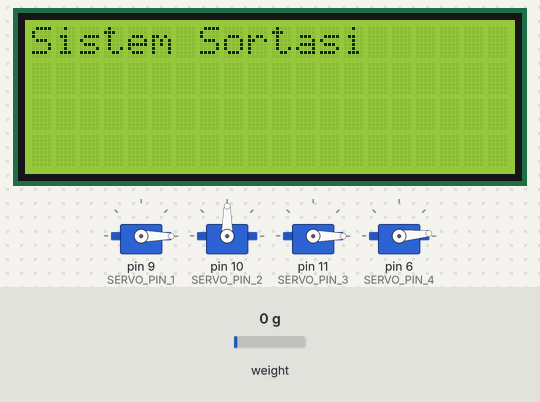
Bench run of a sketch on a simulated Arduino Uno, built with avr-gcc and run on an emulated ATmega328P. Parts: 4 × servo, 20×4 character LCD. The test bench sets the inputs (shaded band); at power-on: weight on the scale 0 g. What the sketch prints to the serial monitor is not drawn.

Above: at 4.2 s.
4.3 s: weight on the scale set to 889 g
At 7.5 s:
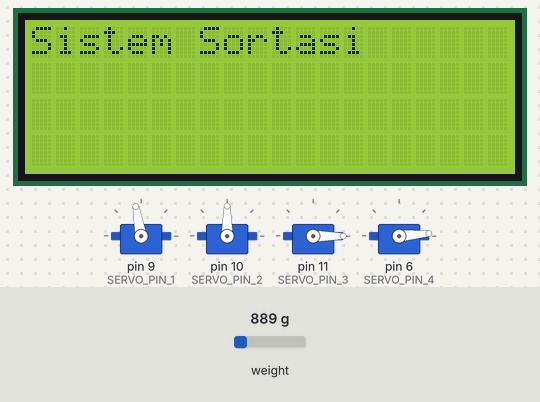
At 13.1 s:
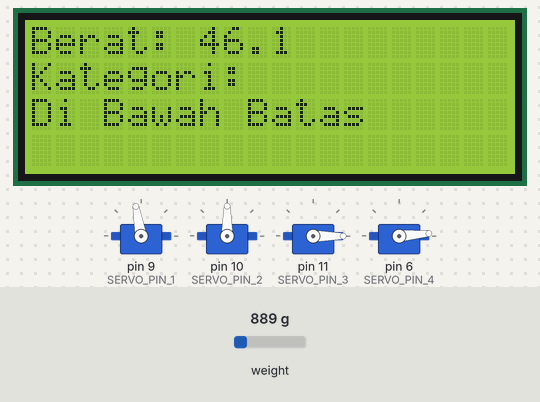
13.8 s: weight on the scale set to 999 g
23.5 s: weight on the scale set to 2236 g
At 33.0 s:
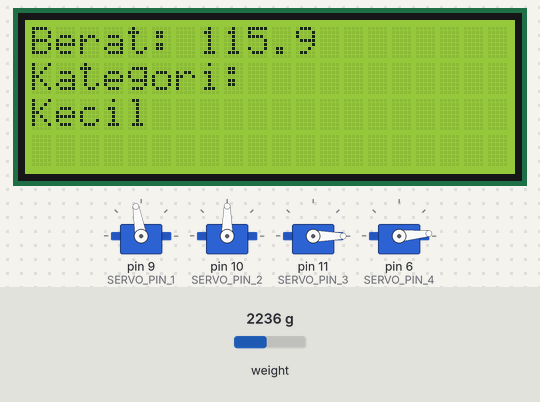
33.2 s: weight on the scale set to 2405 g
42.9 s: weight on the scale set to 3821 g
48.1 s: weight on the scale set to 3908 g
At 58.2 s:
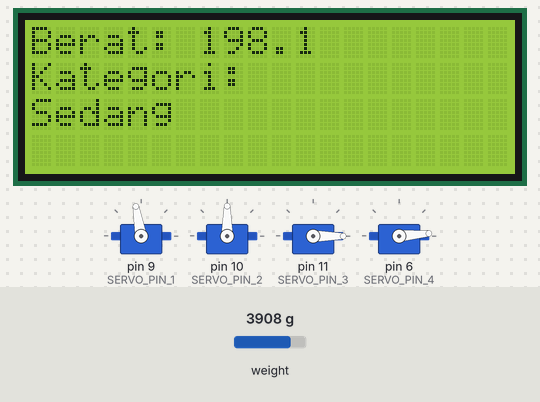
Timing chart, 0 to 79.6 s (numbered marks = the images above; inputs shaded):
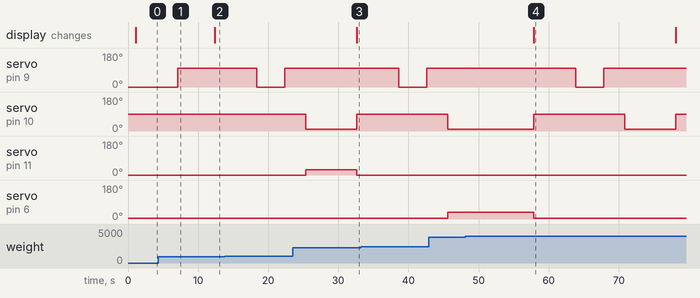

Measured:
- the behaviour switches between 3857 and 3858 g on weight on the scale (found by bisection; images 3 and 4)
- after the input at 4.3 s, the display: changes after 8.1 s (image 2)
- after the input at 23.5 s, the display: changes after 9.1 s (image 3)
- after the input at 48.1 s, servo on pin 6 (SERVO_PIN_4): goes on until 57.9 s, then stays 5°

The sketch:

Program_Master.ino
```cpp
#include "HX711.h"
#include <Servo.h>
#include <SoftwareSerial.h>
#include <Wire.h>            // Untuk I2C
#include <LiquidCrystal_I2C.h>  // Library LCD I2C

// PIN KONEKSI LOADCELL
const int LOADCELL_DOUT_PIN = A1;
const int LOADCELL_SCK_PIN = A0;

// PIN SERVO
const int SERVO_PIN_1 = 9;   // Servo Pintu Masuk
const int SERVO_PIN_2 = 10;  // Servo Gerbang Utama
const int SERVO_PIN_3 = 11;  // Gerbang Sortasi 1 (50-120 g)
const int SERVO_PIN_4 = 6;   // Gerbang Sortasi 2 (120-200 g)

// PIN UNTUK KOMUNIKASI DENGAN ESP32
SoftwareSerial espSerial(2, 3); // RX, TX

HX711 scale;
Servo servo1, servo2, servo3, servo4;

// Inisialisasi LCD (Alamat I2C, 20 karakter, 4 baris)
LiquidCrystal_I2C lcd(0x27, 20, 4);

float calibration_factor = 22700.0;

void setup() {
  Serial.begin(9600);      // Serial untuk debugging di PC
  espSerial.begin(9600);   // Serial untuk komunikasi ke ESP32

  scale.begin(LOADCELL_DOUT_PIN, LOADCELL_SCK_PIN);
  scale.set_scale(calibration_factor);
  scale.tare();

  servo1.attach(SERVO_PIN_1);
  servo2.attach(SERVO_PIN_2);
  servo3.attach(SERVO_PIN_3);
  servo4.attach(SERVO_PIN_4);

  servo1.write(0);
  servo2.write(90);
  servo3.write(0);
  servo4.write(5);

  Serial.println("Sistem sortasi siap.");

  // Inisialisasi LCD
  lcd.init();
  lcd.backlight();
  lcd.setCursor(0, 0);
  lcd.print("Sistem Sortasi");

  delay(2000);
}

void loop() {
  // Langkah 1: Masukkan ikan
  servo1.write(0);
  delay(4000);
  servo1.write(100);
  delay(2000);

  // Langkah 2: Proses Penimbangan
  float rawWeight = scale.get_units(10);
  float W = rawWeight * 51.8411222078;
  String category = "Lainnya"; // Kategori default

  // Langkah 3: Gerakkan servo dan tentukan kategori
  if (W >= 50 && W <= 120) {
    category = "Kecil";
    servo2.write(10);
    servo3.write(28);
    delay(7000);
  } else if (W > 120 && W <= 200) {
    category = "Sedang";
    servo2.write(10);
    servo4.write(36);
    delay(12000);
  } else if (W > 200) {
    category = "Besar";
    servo2.write(10);
    servo3.write(0);
    servo4.write(5);
    delay(7000);
  } else {
    category = "Di Bawah Batas";
    // Tidak ada servo yang bergerak
    delay(2000);
  }

  // Langkah 4: Siapkan dan kirim data ke ESP32
  String dataToSend = String(W, 1) + "," + category;
  Serial.println(dataToSend); // Perintah ini seharusnya membuat LED TX berkedip
  espSerial.println("Mengirim data: " + dataToSend);
  delay(200);

  // Menampilkan data ke LCD
  lcd.clear();
  lcd.setCursor(0, 0);
  lcd.print("Berat: ");
  lcd.print(W, 1);   // Menampilkan berat dengan 1 angka desimal
  lcd.setCursor(0, 1);
  lcd.print("Kategori: ");
  lcd.setCursor(0, 2);
  lcd.print(category);

  // Langkah 5: Atur ulang posisi servo
  servo2.write(90);
  servo3.write(0);
  servo4.write(5);
  delay(5000);

  delay(1000);  // Delay sejenak sebelum memperbarui tampilan
}
```
